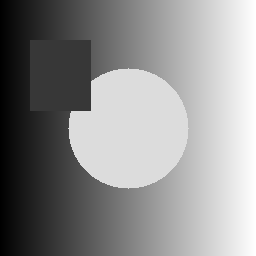
#> input picture assets/sample_images/sample_gray.png, 256 x 256 px
$ python image_mirror.py   (older library calls are emulated)
#> lines starting #> are read from the running program, lines starting #| are printed output that depends on the picture
### examples/03_geometric_transform/_utils.py
from __future__ import annotations

import argparse
from pathlib import Path
import sys

import cv2
import numpy as np


ROOT = Path(__file__).resolve().parents[2]
OUTPUT_DIR = Path(__file__).resolve().parents[1] / "output"

sys.path.insert(0, str(ROOT / "examples"))
from _common import SAMPLE_GRAY, ensure_samples


INTERPOLATION = {
    "nearest": cv2.INTER_NEAREST,
    "linear": cv2.INTER_LINEAR,
    "cubic": cv2.INTER_CUBIC,
    "area": cv2.INTER_AREA,
}


def add_common_arguments(parser: argparse.ArgumentParser) -> None:
    parser.add_argument("--image", default=str(SAMPLE_GRAY), help="输入图片路径，默认使用合成灰度样例。")
    parser.add_argument("--output", default=None, help="输出图片路径，默认写入 examples/output/。")
    parser.add_argument(
        "--interpolation",
        choices=sorted(INTERPOLATION),
        default="linear",
        help="重采样插值方式。",
    )


def read_gray(path: str | Path) -> np.ndarray:
#> called with path = 'assets/sample_images/sample_gray.png'
    ensure_samples()
    image = cv2.imread(str(path), cv2.IMREAD_GRAYSCALE)
#> image is the input picture: shape (256, 256); min 0, max 255, mean 142.3
    if image is None:
        raise FileNotFoundError(path)
    return image


def save_image(image: np.ndarray, output: str | Path | None, name: str) -> Path:
    output_path = Path(output) if output else OUTPUT_DIR / f"{name}.png"
    output_path.parent.mkdir(parents=True, exist_ok=True)
    cv2.imwrite(str(output_path), image)
    return output_path


def interpolation_flag(name: str) -> int:
    return INTERPOLATION[name]


def print_result(source: str | Path, output: Path, operation: str) -> None:
    print(f"source={source}")
    print(f"operation={operation}")
    print(f"output={output}")

### examples/_common.py
from __future__ import annotations

import argparse
from pathlib import Path
import sys

import cv2
import matplotlib.pyplot as plt
import numpy as np


ROOT = Path(__file__).resolve().parents[1]
SAMPLE_GRAY = ROOT / "assets" / "sample_images" / "sample_gray.png"
SAMPLE_COLOR = ROOT / "assets" / "sample_images" / "sample_color.png"


def ensure_samples():
    SAMPLE_GRAY.parent.mkdir(parents=True, exist_ok=True)
    if not SAMPLE_GRAY.exists():
        x = np.linspace(0, 255, 256, dtype=np.uint8)
        img = np.tile(x, (256, 1))
        cv2.circle(img, (128, 128), 60, 220, -1)
        cv2.rectangle(img, (30, 40), (90, 110), 55, -1)
        cv2.imwrite(str(SAMPLE_GRAY), img)
        cv2.imwrite(str(SAMPLE_COLOR), cv2.merge([img, np.flipud(img), np.roll(img, 50, axis=1)]))


# [154 lines left out: functions read_image, apply_demo, main, not called in this run]


# [2 lines that do not run on import are left out]

### examples/03_geometric_transform/image_mirror.py
"""对应章节：3.1.2 图像的镜像

运行方式：
    python examples/03_geometric_transform/image_mirror.py --axis horizontal
"""

from __future__ import annotations

import argparse
from pathlib import Path
import sys

import cv2
import numpy as np

sys.path.insert(0, str(Path(__file__).resolve().parent))
from _utils import add_common_arguments, print_result, read_gray, save_image


def mirror_image(image: np.ndarray, axis: str = "horizontal") -> np.ndarray:
#> called with axis = 'horizontal'
    flip_code = {"horizontal": 1, "vertical": 0, "both": -1}[axis]
    return cv2.flip(image, flip_code)
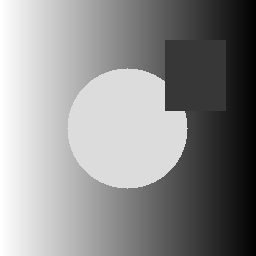
#> returned value: shape (256, 256); min 0, max 255, mean 142.3


def main() -> None:
    parser = argparse.ArgumentParser(description="3.1.2 图像镜像：沿水平、垂直或双轴翻转。")
    add_common_arguments(parser)
    parser.add_argument("--axis", choices=["horizontal", "vertical", "both"], default="horizontal")
    args = parser.parse_args()

    image = read_gray(args.image)
    result = mirror_image(image, args.axis)
    output = save_image(result, args.output, "ch03_mirror")
    print_result(args.image, output, "mirror_image")


if __name__ == "__main__":
    main()
